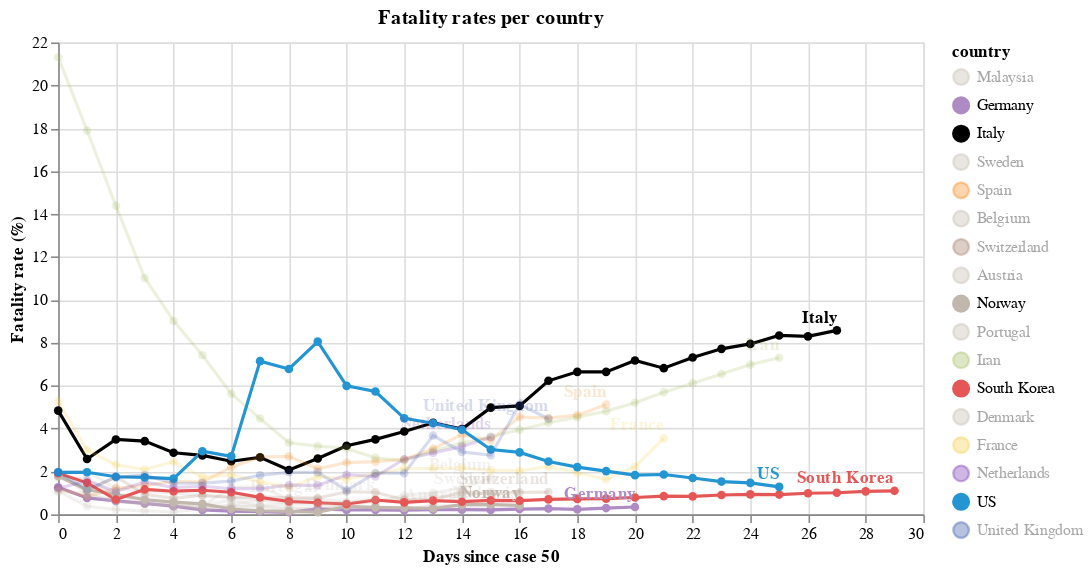

Notebook source saved alongside this figure:
### Code cell
#hide
chart = make_since_chart(dff2[dff2.country != "China"], ["Germany"],  ['Norway', 'Italy', 'South Korea', 'US'])
chart

### Figure 1 — Vega-Lite specification as saved in the notebook (floating-point values rounded to 4 significant figures; data arrays with more than 128 entries replaced by an {"elided": "..."} marker saying what was removed)
{"config": {"view": {"continuousWidth": 400, "continuousHeight": 300}}, "layer": [{"mark": {"type": "line", "point": true}, "encoding": {"color": {"type": "nominal", "field": "country", "scale": {"domain": ["Malaysia", "Germany", "Italy", "Sweden", "Spain", "Belgium", "Switzerland", "Austria", "Norway", "Portugal", "Iran", "South Korea", "Denmark", "France", "Netherlands", "US", "United Kingdom"], "range": ["#C1B7AD", "#ae8bc4", "black", "#C1B7AD", "#F58518", "#C1B7AD", "#9D755D", "#C1B7AD", "#C1B7AD", "#C1B7AD", "#A1BA59", "#E45756", "#C1B7AD", "#f5cb42", "#7430b3", "#2495D3", "#3250a8"]}}, "opacity": {"condition": {"value": 1, "selection": "selector008"}, "value": 0.2}, "tooltip": [{"type": "nominal", "field": "country"}, {"type": "quantitative", "field": "state"}, {"type": "nominal", "field": "type"}, {"type": "quantitative", "field": "confirmed"}, {"type": "quantitative", "field": "deaths"}, {"type": "quantitative", "field": "ratio"}, {"type": "quantitative", "field": "new_deaths"}, {"type": "quantitative", "field": "new_confirmed"}, {"type": "temporal", "field": "date"}, {"type": "quantitative", "field": "Days since case 50"}, {"type": "quantitative", "field": "fatality"}, {"type": "quantitative", "field": "ratio_in"}], "x": {"type": "quantitative", "field": "Days since case 50"}, "y": {"type": "quantitative", "axis": {"title": "Fatality rate (%)"}, "field": "ratio_in"}}, "selection": {"selector008": {"type": "multi", "fields": ["country"], "bind": "legend", "init": [{"country": "Germany"}, {"country": "Norway"}, {"country": "Italy"}, {"country": "South Korea"}, {"country": "US"}]}}, "width": 550}, {"mark": {"type": "text", "align": "right", "dy": -8, "fontWeight": "bold"}, "encoding": {"color": {"type": "nominal", "field": "country", "scale": {"domain": ["Malaysia", "Germany", "Italy", "Sweden", "Spain", "Belgium", "Switzerland", "Austria", "Norway", "Portugal", "Iran", "South Korea", "Denmark", "France", "Netherlands", "US", "United Kingdom"], "range": ["#C1B7AD", "#ae8bc4", "black", "#C1B7AD", "#F58518", "#C1B7AD", "#9D755D", "#C1B7AD", "#C1B7AD", "#C1B7AD", "#A1BA59", "#E45756", "#C1B7AD", "#f5cb42", "#7430b3", "#2495D3", "#3250a8"]}}, "opacity": {"condition": {"value": 1, "selection": "selector008"}, "value": 0.2}, "text": {"type": "nominal", "field": "country"}, "tooltip": [{"type": "nominal", "field": "country"}, {"type": "quantitative", "field": "state"}, {"type": "nominal", "field": "type"}, {"type": "quantitative", "field": "confirmed"}, {"type": "quantitative", "field": "deaths"}, {"type": "quantitative", "field": "ratio"}, {"type": "quantitative", "field": "new_deaths"}, {"type": "quantitative", "field": "new_confirmed"}, {"type": "temporal", "field": "date"}, {"type": "quantitative", "field": "Days since case 50"}, {"type": "quantitative", "field": "fatality"}, {"type": "quantitative", "field": "ratio_in"}], "x": {"type": "quantitative", "field": "Days since case 50"}, "y": {"type": "quantitative", "axis": {"title": "Fatality rate (%)"}, "field": "ratio_in"}}, "transform": [{"filter": "(datum['date'] >= 1584662400000)"}], "width": 550}], "data": {"name": "data-33c18b54cb9e582c12ae5107ae37b92f"}, "title": "Fatality rates per country", "$schema": "https://vega.github.io/schema/vega-lite/v4.0.2.json", "datasets": {"data-33c18b54cb9e582c12ae5107ae37b92f": {"elided": "328 records"}}}
